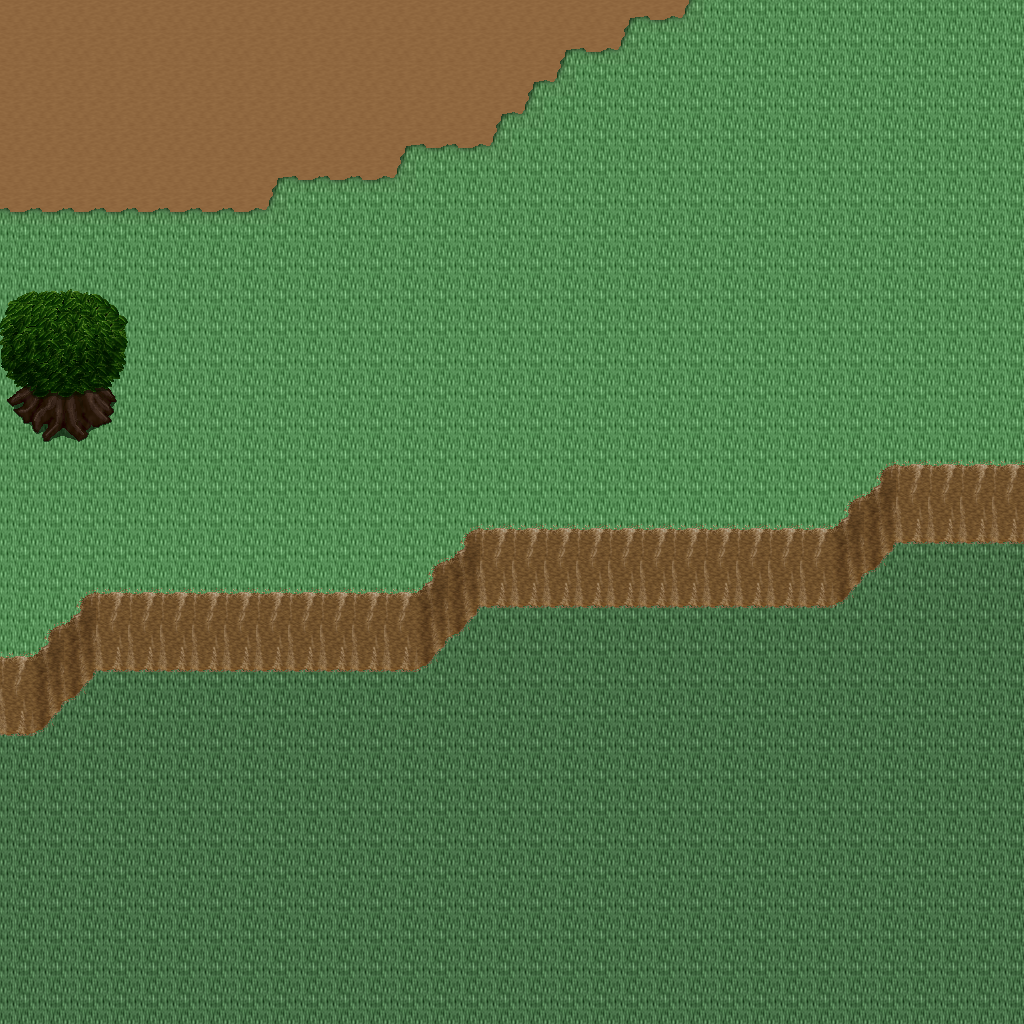

This game map was drawn from its Tiled (.tmx) file and the tilesets committed beside it. A one-line description and the trimmed map source follow:
An orthogonal 32x32 tile map with 32x32 px tiles, 5 tile layers (Ground, Objects, Objects2, Above, ...), 1 hidden layer not drawn, 29 tilesets.

<map version="1.10" tiledversion="1.11.0" orientation="orthogonal" renderorder="right-down" width="32" height="32" tilewidth="32" tileheight="32" infinite="0" nextlayerid="11" nextobjectid="1">
 <tileset firstgid="1" name="logic_collision" tilewidth="32" tileheight="32" tilecount="1" columns="1">
  <image source="../drawable/logic_collision.png" width="32" height="32" />
 </tileset>
 <tileset firstgid="2" name="ground_ground" tilewidth="32" tileheight="32" tilecount="33" columns="3">
  <image source="../drawable/ground_ground.png" width="96" height="352" />
 </tileset>
 <tileset firstgid="35" name="building_castle" tilewidth="32" tileheight="32" tilecount="320" columns="20">
  <image source="../drawable/building_castle.png" width="640" height="512" />
 </tileset>
 <tileset firstgid="355" name="ground_grass_corners" tilewidth="32" tileheight="32" tilecount="24" columns="6">
  <image source="../drawable/ground_grass_corners.png" width="192" height="128" />
 </tileset>
 <tileset firstgid="379" name="ground_grass_edges" tilewidth="32" tileheight="32" tilecount="36" columns="12">
  <image source="../drawable/ground_grass_edges.png" width="384" height="96" />
 </tileset>
 <tileset firstgid="415" name="ground_water_pool" tilewidth="32" tileheight="32" tilecount="72" columns="3">
  <image source="../drawable/ground_water_pool.png" width="96" height="768" />
 </tileset>
 <tileset firstgid="487" name="ground_earth_edges" tilewidth="32" tileheight="32" tilecount="18" columns="6">
  <image source="../drawable/ground_earth_edges.png" width="192" height="96" />
 </tileset>
 <tileset firstgid="505" name="item_weapon_cannon" tilewidth="32" tileheight="32" tilecount="12" columns="3">
  <image source="../drawable/item_weapon_cannon.png" width="96" height="128" />
 </tileset>
 <tileset firstgid="517" name="item_pot_barrels_1" tilewidth="32" tileheight="32" tilecount="8" columns="4">
  <image source="../drawable/item_pot_barrels_1.png" width="128" height="64" />
 </tileset>
 <tileset firstgid="525" name="ground_cobbled_paving" tilewidth="32" tileheight="32" tilecount="1" columns="1">
  <image source="../drawable/ground_cobbled_paving.png" width="32" height="32" />
 </tileset>
 <tileset firstgid="526" name="ground_ridge_earth_pale" tilewidth="32" tileheight="32" tilecount="96" columns="12">
  <image source="../drawable/ground_ridge_earth_pale.png" width="384" height="256" />
 </tileset>
 <tileset firstgid="622" name="plant_bushes_and_trees" tilewidth="32" tileheight="32" tilecount="144" columns="16">
  <image source="../drawable/plant_bushes_and_trees.png" width="512" height="289" />
 </tileset>
 <tileset firstgid="766" name="plant_bush_leafy_2" tilewidth="32" tileheight="32" tilecount="12" columns="6">
  <image source="../drawable/plant_bush_leafy_2.png" width="192" height="64" />
 </tileset>
 <tileset firstgid="778" name="plant_bush_flowering" tilewidth="32" tileheight="32" tilecount="72" columns="8">
  <image source="../drawable/plant_bush_flowering.png" width="256" height="288" />
 </tileset>
 <tileset firstgid="850" name="plant_stump_small_stump" tilewidth="32" tileheight="32" tilecount="4" columns="2">
  <image source="../drawable/plant_stump_small_stump.png" width="64" height="64" />
 </tileset>
 <tileset firstgid="854" name="plant_tree_fall_trees" tilewidth="32" tileheight="32" tilecount="40" columns="8">
  <image source="../drawable/plant_tree_fall_trees.png" width="256" height="160" />
 </tileset>
 <tileset firstgid="894" name="logic_creature_animal" tilewidth="32" tileheight="32" tilecount="32" columns="8">
  <image source="../drawable/logic_creature_animal.png" width="256" height="128" />
 </tileset>
 <tileset firstgid="926" name="logic_creature_rodent" tilewidth="32" tileheight="32" tilecount="8" columns="8">
  <image source="../drawable/logic_creature_rodent.png" width="256" height="32" />
 </tileset>
 <tileset firstgid="934" name="plant_vine" tilewidth="32" tileheight="32" tilecount="3" columns="1">
  <image source="../drawable/plant_vine.png" width="32" height="96" />
 </tileset>
 <tileset firstgid="937" name="building_cottage" tilewidth="32" tileheight="32" tilecount="256" columns="16">
  <image source="../drawable/building_cottage.png" width="512" height="512" />
 </tileset>
 <tileset firstgid="1193" name="building_roof_thatched_roof" tilewidth="32" tileheight="32" tilecount="256" columns="16">
  <image source="../drawable/building_roof_thatched_roof.png" width="512" height="512" />
 </tileset>
 <tileset firstgid="1449" name="building_window_windows" tilewidth="32" tileheight="32" tilecount="256" columns="16">
  <image source="../drawable/building_window_windows.png" width="512" height="512" />
 </tileset>
 <tileset firstgid="1705" name="building_door_doors" tilewidth="32" tileheight="32" tilecount="256" columns="16">
  <image source="../drawable/building_door_doors.png" width="512" height="512" />
 </tileset>
 <tileset firstgid="1961" name="building_fence_fence_wooden" tilewidth="32" tileheight="32" tilecount="12" columns="3">
  <image source="../drawable/building_fence_fence_wooden.png" width="96" height="128" />
 </tileset>
 <tileset firstgid="1973" name="ground_ground_3" tilewidth="32" tileheight="32" tilecount="5" columns="5">
  <image source="../drawable/ground_ground_3.png" width="160" height="32" />
 </tileset>
 <tileset firstgid="1978" name="plant_tree_tree_darkgreen" tilewidth="32" tileheight="32" tilecount="88" columns="8">
  <image source="../drawable/plant_tree_tree_darkgreen.png" width="256" height="352" />
 </tileset>
 <tileset firstgid="2066" name="logic_portal" tilewidth="32" tileheight="32" tilecount="24" columns="8">
  <image source="../drawable/logic_portal.png" width="256" height="96" />
 </tileset>
 <tileset firstgid="2090" name="building_decoration_magician_banner" tilewidth="32" tileheight="32" tilecount="3" columns="3">
  <image source="../drawable/building_decoration_magician_banner.png" width="96" height="32" />
 </tileset>
 <tileset firstgid="2093" name="ground_ladder_vertical_dark" tilewidth="32" tileheight="32" tilecount="3" columns="3">
  <image source="../drawable/ground_ladder_vertical_dark.png" width="96" height="32" />
 </tileset>
 <layer id="1" name="Ground" width="32" height="32">
  <data>[1024 cells, 1024 non-empty, 3 distinct tile ids]</data>
 </layer>
 <layer id="2" name="Objects" width="32" height="32">
  <data>[1024 cells, 138 non-empty, 18 distinct tile ids]</data>
 </layer>
 <layer id="3" name="Objects2" width="32" height="32">
  <data>[1024 cells, 0 non-empty, 0 distinct tile ids]</data>
 </layer>
 <layer id="4" name="Above" width="32" height="32">
  <data>[1024 cells, 12 non-empty, 12 distinct tile ids]</data>
 </layer>
 <layer id="5" name="Above2" width="32" height="32">
  <data>[1024 cells, 0 non-empty, 0 distinct tile ids]</data>
 </layer>
 <layer id="6" name="Walkable" width="32" height="32" visible="0">
  <data>[1024 cells, 72 non-empty, 1 distinct tile ids]</data>
 </layer>
 <objectgroup id="7" name="Mapevents" />
 <objectgroup id="8" name="Spawn" />
 <objectgroup id="9" name="Keys" />
 <objectgroup id="10" name="Replace" />
</map>
